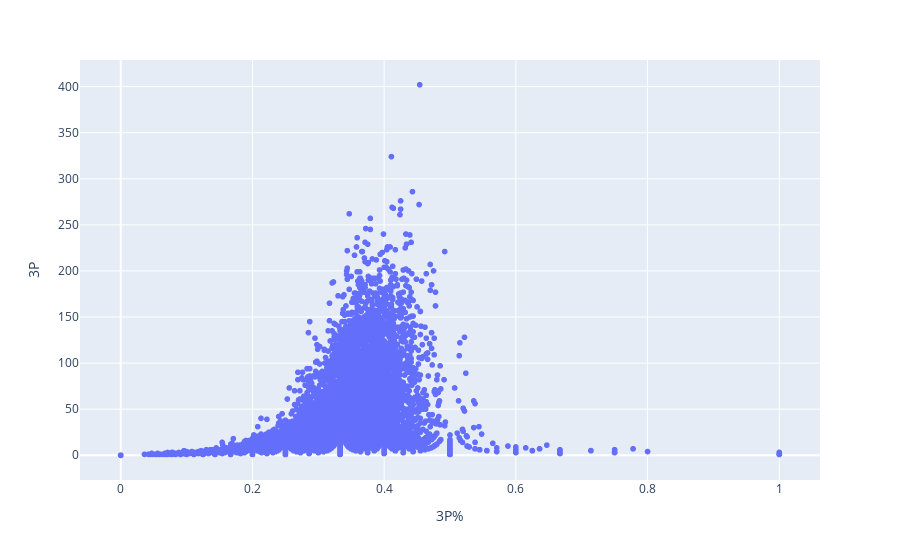

The notebook cell this image was saved under:
### Code cell
steph = data[data.Player=='Stephen Curry'].sort_values(by='3P', ascending=False)

fig = px.scatter(data, x="3P%", y="3P", hover_data=['Player'])
fig.show()

### Figure 1 — Plotly figure (JSON) as saved in the notebook; plotly's stock layout.template omitted (floating-point values rounded to 4 significant figures; data arrays with more than 128 entries replaced by an {"elided": "..."} marker saying what was removed)
{"data": [{"customdata": {"elided": "19064x1 str values"}, "hovertemplate": "3P%=%{x}<br>3P=%{y}<br>Player=%{customdata[0]}<extra></extra>", "legendgroup": "", "marker": {"color": "#636efa", "symbol": "circle"}, "mode": "markers", "name": "", "showlegend": false, "type": "scattergl", "x": {"elided": "19064 float values"}, "xaxis": "x", "y": {"elided": "19064 int values"}, "yaxis": "y"}], "layout": {"legend": {"tracegroupgap": 0}, "margin": {"t": 60}, "xaxis": {"anchor": "y", "domain": [0, 1], "title": {"text": "3P%"}}, "yaxis": {"anchor": "x", "domain": [0, 1], "title": {"text": "3P"}}}}
